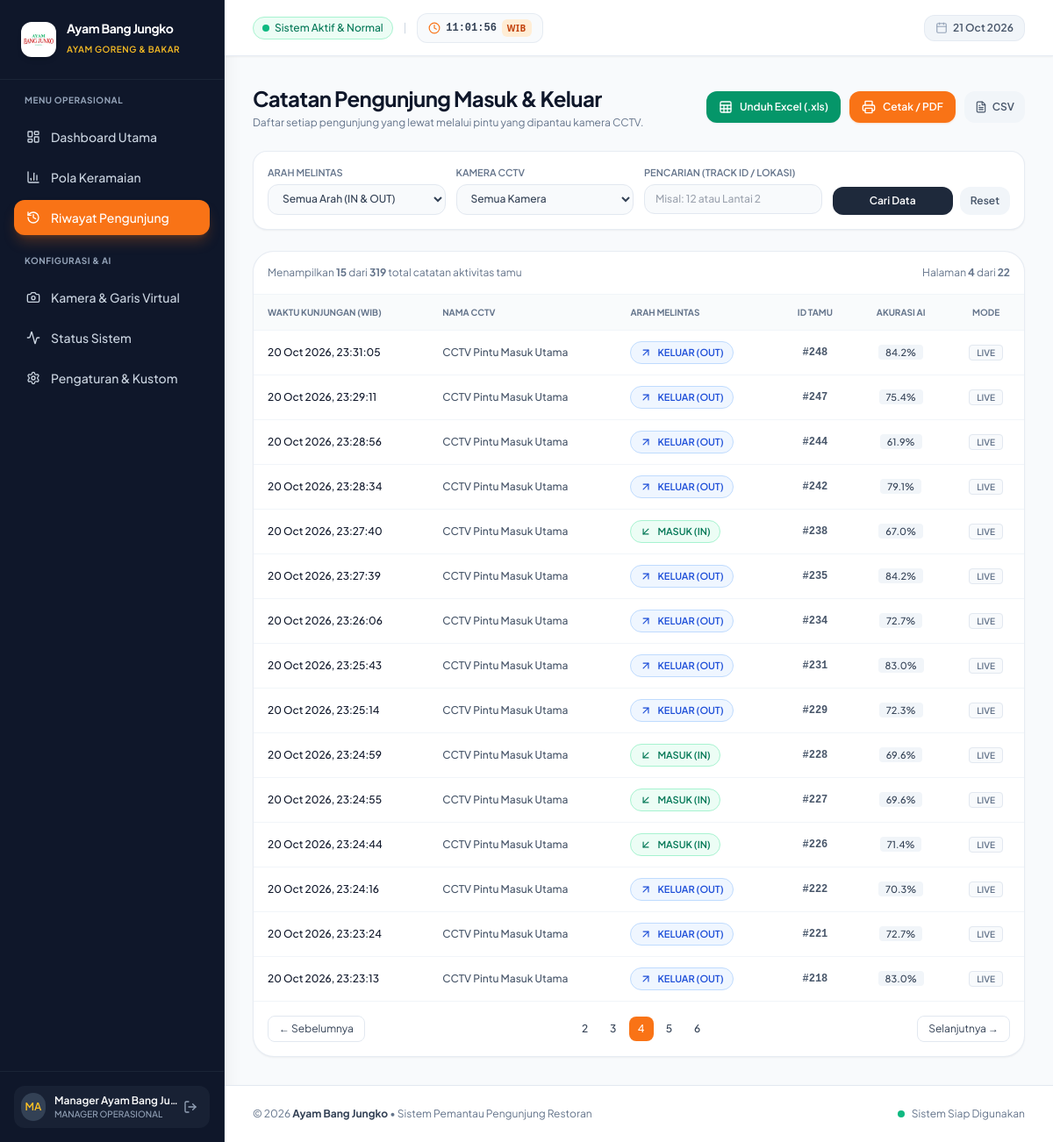
Screenshot of /history.php?page=4 (signed in) with the database file from the repository.
### tables this page shows
CREATE TABLE counting_events (
        id TEXT PRIMARY KEY,
        camera_id TEXT NOT NULL,
        session_id TEXT,
        event_timestamp TEXT NOT NULL,
        direction TEXT NOT NULL, -- 'IN' atau 'OUT'
        count_value INTEGER NOT NULL DEFAULT 1,
        track_id INTEGER,
        confidence REAL DEFAULT 0.85,
        source_mode TEXT NOT NULL DEFAULT 'LIVE',
        metadata_json TEXT,
        created_at TEXT NOT NULL DEFAULT (datetime('now', '+7 hours')),
        FOREIGN KEY (camera_id) REFERENCES cameras(id) ON DELETE CASCADE
    );

CREATE TABLE cameras (
        id TEXT PRIMARY KEY,
        name TEXT NOT NULL,
        location TEXT NOT NULL,
        source_type TEXT NOT NULL DEFAULT 'VIDEO_FILE',
        source_uri TEXT NOT NULL,
        resolution_width INTEGER NOT NULL DEFAULT 1280,
        resolution_height INTEGER NOT NULL DEFAULT 720,
        fps INTEGER NOT NULL DEFAULT 25,
        line_coords TEXT NOT NULL,
        is_active INTEGER NOT NULL DEFAULT 1,
        created_at TEXT NOT NULL DEFAULT (datetime('now', '+7 hours'))
    );

### config/settings.php (called while the page is built, shortened)
<?php
$DEFAULT_SETTINGS = [
    'timezone'            => 'Asia/Jakarta',
    'timezone_label'      => 'WIB (Asia/Jakarta)',
    'time_format'         => '24',
    'language'            => 'id',
    'restaurant_name'     => 'Ayam Bang Jungko',
    'restaurant_tagline'  => 'Spesialis Ayam Goreng & Bakar',
    'restaurant_logo'     => '',
    'logo_scale'          => '100',
    'logo_shape'          => 'rounded-xl',
    'logo_bg'             => 'white',
    'branch_name'         => 'Cabang Utama',
    'capacity_dine_in'    => '50',
    'daily_target'        => '300',
    'opening_time'            => '10:00',
    'closing_time'            => '22:00',
    'auto_operating_hours'    => '1',
    'store_status'            => 'closed',
    'operating_hours_filter'  => '1',
    'detection_sound'         => '0',
];
function getAllSettings(bool $refresh = false): array {
    static $cached = null;
    if ($cached !== null && !$refresh) {
        return $cached;
    }
    global $DEFAULT_SETTINGS;
    $settings = $DEFAULT_SETTINGS;
    try {
        $pdo = getDBConnection();
        $rows = $pdo->query("SELECT setting_key, setting_value FROM app_settings")->fetchAll();
        foreach ($rows as $r) {
            $settings[$r['setting_key']] = $r['setting_value'];
        }
    } catch (Exception $e) {
    }
    $cached = $settings;
    return $settings;
}
function getSetting(string $key, $default = null) {
    $settings = getAllSettings();
    return $settings[$key] ?? $default;
}
$currentTz = getSetting('timezone', 'Asia/Jakarta');

### config/lang.php (called while the page is built, shortened)
<?php
require_once __DIR__ . '/settings.php';
$browserDetectedLang = 'id';
if (!empty($_SERVER['HTTP_ACCEPT_LANGUAGE'])) {
    $pref = strtolower(substr($_SERVER['HTTP_ACCEPT_LANGUAGE'], 0, 2));
    if ($pref === 'en') {
        $browserDetectedLang = 'en';
    }
}
if (isset($_SESSION['lang']) && in_array($_SESSION['lang'], ['id', 'en'])) {
    $CURRENT_LANG = $_SESSION['lang'];
} else {
    $dbLang = getSetting('language', null);
    $CURRENT_LANG = !empty($dbLang) ? $dbLang : $browserDetectedLang;
}
function __($key, $default = '') {
    global $TRANSLATIONS, $CURRENT_LANG;
    if (isset($TRANSLATIONS[$CURRENT_LANG][$key])) {
        return $TRANSLATIONS[$CURRENT_LANG][$key];
    }
    return !empty($default) ? $default : $key;
}

### history.php (the view, shortened to what this page needs)
<?php
$pdo = getDBConnection();
$page = isset($_GET['page']) ? max(1, (int)$_GET['page']) : 1;
$pageSize = 15;
$direction = isset($_GET['direction']) ? strtoupper(trim($_GET['direction'])) : '';
$cameraId = isset($_GET['camera_id']) && $_GET['camera_id'] !== 'all' ? trim($_GET['camera_id']) : '';
$search = isset($_GET['search']) ? trim($_GET['search']) : '';
$where = [];
$params = [];
$whereSql = count($where) > 0 ? "WHERE " . implode(" AND ", $where) : "";
$countSql = "SELECT COUNT(*) FROM counting_events e LEFT JOIN cameras c ON e.camera_id = c.id $whereSql";
$countStmt = $pdo->prepare($countSql);
$countStmt->execute($params);
$total = (int)$countStmt->fetchColumn();
$totalPages = max(1, ceil($total / $pageSize));
$offset = ($page - 1) * $pageSize;
$dataSql = "SELECT e.*, c.name as camera_name
            FROM counting_events e
            LEFT JOIN cameras c ON e.camera_id = c.id
            $whereSql
            ORDER BY e.event_timestamp DESC
            LIMIT $pageSize OFFSET $offset";
$stmt = $pdo->prepare($dataSql);
$stmt->execute($params);
$records = $stmt->fetchAll();
$exportParams = [
    'direction' => $direction,
    'camera_id' => $cameraId,
    'search' => $search
];
$excelUrl = "api/export_excel.php?" . http_build_query($exportParams);
$pdfUrl = "print_report.php?" . http_build_query($exportParams);
$csvUrl = "api/export_csv.php?" . http_build_query($exportParams);
include __DIR__ . '/includes/header.php';
?>
<div class="flex flex-col md:flex-row md:items-center justify-between gap-4">
    <div>
        <h2 class="text-2xl font-bold tracking-tight text-slate-900"><?= __('hist_title') ?></h2>
        <p class="text-xs text-slate-500 mt-1"><?= __('hist_subtitle') ?></p>
    </div>
    <div class="flex flex-wrap items-center gap-2.5">
        <a href="<?= htmlspecialchars($excelUrl) ?>" class="inline-flex items-center gap-2 px-3.5 py-2.5 rounded-xl bg-emerald-600 hover:bg-emerald-700 text-white text-xs font-semibold shadow-sm transition-all" title="Unduh format spreadsheet Microsoft Excel">
            <i data-lucide="sheet" class="w-4 h-4"></i>
            <span><?= __('btn_download_excel') ?></span>
        </a>
        <a href="<?= htmlspecialchars($pdfUrl) ?>" target="_blank" class="inline-flex items-center gap-2 px-3.5 py-2.5 rounded-xl bg-orange-500 hover:bg-orange-600 text-white text-xs font-semibold shadow-sm shadow-orange-500/20 transition-all" title="Buka pratinjau dokumen laporan resmi & simpan ke PDF">
            <i data-lucide="printer" class="w-4 h-4"></i>
            <span><?= __('btn_print_pdf') ?></span>
        </a>
        <a href="<?= htmlspecialchars($csvUrl) ?>" class="inline-flex items-center gap-1.5 px-3 py-2.5 rounded-xl bg-slate-100 hover:bg-slate-200 text-slate-600 text-xs font-semibold transition-all" title="Unduh berkas CSV mentah">
            <i data-lucide="file-text" class="w-3.5 h-3.5"></i>
            <span>CSV</span>
        </a>
    </div>
</div>
<div class="bg-white p-4 rounded-2xl border border-slate-200/80 shadow-sm">
    <form method="GET" action="history.php" class="grid grid-cols-1 sm:grid-cols-2 lg:grid-cols-4 gap-3">
        <div>
            <label class="block text-[11px] font-semibold text-slate-500 uppercase mb-1"><?= __('filter_direction') ?></label>
            <select name="direction" onchange="this.form.submit()" class="w-full text-xs font-medium bg-slate-50 border border-slate-200 rounded-xl px-3 py-2 text-slate-700 focus:outline-none focus:border-orange-500">
                <option value=""><?= __('all_directions') ?></option>
            </select>
        </div>
        <div>
            <label class="block text-[11px] font-semibold text-slate-500 uppercase mb-1"><?= __('filter_cctv_cam') ?></label>
            <select name="camera_id" onchange="this.form.submit()" class="w-full text-xs font-medium bg-slate-50 border border-slate-200 rounded-xl px-3 py-2 text-slate-700 focus:outline-none focus:border-orange-500">
                <option value="all"><?= __('all_cameras') ?></option>
            </select>
        </div>
        <div>
            <label class="block text-[11px] font-semibold text-slate-500 uppercase mb-1"><?= __('filter_search') ?></label>
            <input type="text" name="search" value="<?= htmlspecialchars($search) ?>" placeholder="<?= __('search_placeholder') ?>"
                   class="w-full text-xs font-medium bg-slate-50 border border-slate-200 rounded-xl px-3 py-2 text-slate-700 focus:outline-none focus:border-orange-500">
        </div>
        <div class="flex items-end gap-2">
            <button type="submit" class="flex-1 py-2 px-3 bg-slate-800 hover:bg-slate-900 text-white rounded-xl text-xs font-semibold transition-all">
                <?= __('btn_search_data') ?>
            </button>
            <a href="history.php" class="py-2 px-3 bg-slate-100 hover:bg-slate-200 text-slate-600 rounded-xl text-xs font-semibold transition-all" title="Reset Filter">
                <?= __('btn_reset') ?>
            </a>
        </div>
    </form>
</div>
<div class="bg-white rounded-3xl border border-slate-200/80 shadow-sm overflow-hidden">
    <div class="p-4 border-b border-slate-100 flex items-center justify-between text-xs text-slate-500">
        <span><?= __('showing_records') ?> <strong><?= number_format(count($records)) ?></strong> <?= __('of_records') ?> <strong><?= number_format($total) ?></strong> <?= __('total_guest_records') ?></span>
        <span><?= __('page_label') ?> <strong><?= $page ?></strong> <?= __('of_records') ?> <strong><?= $totalPages ?></strong></span>
    </div>
    <div class="overflow-x-auto">
        <table class="w-full text-left text-xs">
            <thead>
                <tr class="bg-slate-50/80 border-b border-slate-100 text-slate-500 uppercase font-semibold text-[10px]">
                    <th class="py-3 px-4"><?= __('th_visit_time') ?></th>
                    <th class="py-3 px-4"><?= __('th_cctv_name') ?></th>
                    <th class="py-3 px-4"><?= __('th_cross_direction') ?></th>
                    <th class="py-3 px-4 text-center"><?= __('th_guest_id') ?></th>
                    <th class="py-3 px-4 text-center"><?= __('th_ai_accuracy') ?></th>
                    <th class="py-3 px-4 text-center"><?= __('th_mode') ?></th>
                </tr>
            </thead>
            <tbody class="divide-y divide-slate-100 text-slate-700">
                <?php if (empty($records)): ?>
                    <tr>
                        <td colspan="6" class="py-12 text-center text-slate-400">
                            <i data-lucide="inbox" class="w-8 h-8 mx-auto text-slate-300 mb-2"></i>
                            <?= __('no_data_history') ?>
                        </td>
                    </tr>
                <?php else: ?>
                    <?php foreach ($records as $r): ?>
                        <tr class="hover:bg-slate-50/60 transition-colors">
                            <td class="py-3 px-4 font-medium text-slate-900">
                                <?= date('d M Y, H:i:s', strtotime($r['event_timestamp'])) ?>
                            </td>
                            <td class="py-3 px-4 text-slate-600 font-medium">
                                <?= htmlspecialchars($r['camera_name'] ?: 'CCTV') ?>
                            </td>
                            <td class="py-3 px-4">
                                <?php if ($r['direction'] === 'IN'): ?>
                                    <span class="inline-flex items-center gap-1.5 px-2.5 py-1 rounded-full text-[11px] font-semibold bg-emerald-50 text-emerald-700 border border-emerald-200">
                                        <i data-lucide="arrow-down-left" class="w-3.5 h-3.5"></i> <?= __('badge_in') ?> (IN)
                                    </span>
                                <?php else: ?>
                                    <span class="inline-flex items-center gap-1.5 px-2.5 py-1 rounded-full text-[11px] font-semibold bg-blue-50 text-blue-700 border border-blue-200">
                                        <i data-lucide="arrow-up-right" class="w-3.5 h-3.5"></i> <?= __('badge_out') ?> (OUT)
                                    </span>
                                <?php endif; ?>
                            </td>
                            <td class="py-3 px-4 text-center font-mono text-slate-600 font-semibold">
                                #<?= htmlspecialchars($r['track_id'] ?: '-') ?>
                            </td>
                            <td class="py-3 px-4 text-center font-medium">
                                <span class="bg-slate-100 px-2 py-0.5 rounded text-[11px] text-slate-700">
                                    <?= number_format($r['confidence'] * 100, 1) ?>%
                                </span>
                            </td>
                            <td class="py-3 px-4 text-center">
                                <span class="text-[10px] font-semibold text-slate-500 uppercase bg-slate-50 px-2 py-0.5 rounded border border-slate-200">
                                    <?= htmlspecialchars($r['source_mode']) ?>
                                </span>
                            </td>
                        </tr>
                    <?php endforeach; ?>
                <?php endif; ?>
            </tbody>
        </table>
    </div>
    <?php if ($totalPages > 1): ?>
        <div class="p-4 border-t border-slate-100 flex items-center justify-between text-xs">
            <?php
            $prevUrl = "history.php?" . http_build_query(array_merge($_GET, ['page' => max(1, $page - 1)]));
            $nextUrl = "history.php?" . http_build_query(array_merge($_GET, ['page' => min($totalPages, $page + 1)]));
            ?>
            <a href="<?= $page > 1 ? htmlspecialchars($prevUrl) : '#' ?>" class="px-3 py-1.5 rounded-lg border border-slate-200 <?= $page > 1 ? 'hover:bg-slate-50 text-slate-700' : 'text-slate-300 pointer-events-none' ?>">
                &larr; <?= __('btn_prev') ?>
            </a>
            <div class="flex items-center gap-1">
                <?php for ($p = max(1, $page - 2); $p <= min($totalPages, $page + 2); $p++): ?>
                    <?php $pUrl = "history.php?" . http_build_query(array_merge($_GET, ['page' => $p])); ?>
                    <a href="<?= htmlspecialchars($pUrl) ?>" class="w-7 h-7 rounded-lg flex items-center justify-center font-medium <?= $p === $page ? 'bg-orange-500 text-white' : 'hover:bg-slate-100 text-slate-700' ?>">
                        <?= $p ?>
                    </a>
                <?php endfor; ?>
            </div>
            <a href="<?= $page < $totalPages ? htmlspecialchars($nextUrl) : '#' ?>" class="px-3 py-1.5 rounded-lg border border-slate-200 <?= $page < $totalPages ? 'hover:bg-slate-50 text-slate-700' : 'text-slate-300 pointer-events-none' ?>">
                <?= __('btn_next') ?> &rarr;
            </a>
        </div>
    <?php endif; ?>
</div>
<?php include __DIR__ . '/includes/footer.php'; ?>

### includes/header.php (style rules this page uses)
body { font-family: 'Plus Jakarta Sans', sans-serif; }

### rows the page displays
counting_events: event_timestamp "20 Oct 2026, 23:31:05", camera.name "CCTV Pintu Masuk Utama", track "248", $r['confidence']*100 "84.2", source_mode "LIVE"
counting_events: event_timestamp "20 Oct 2026, 23:29:11", camera.name "CCTV Pintu Masuk Utama", track "247", $r['confidence']*100 "75.4", source_mode "LIVE"
counting_events: event_timestamp "20 Oct 2026, 23:28:56", camera.name "CCTV Pintu Masuk Utama", track "244", $r['confidence']*100 "61.9", source_mode "LIVE"
counting_events: event_timestamp "20 Oct 2026, 23:28:34", camera.name "CCTV Pintu Masuk Utama", track "242", $r['confidence']*100 "79.1", source_mode "LIVE"
counting_events: event_timestamp "20 Oct 2026, 23:27:40", camera.name "CCTV Pintu Masuk Utama", track "238", $r['confidence']*100 "67.0", source_mode "LIVE"
counting_events: event_timestamp "20 Oct 2026, 23:27:39", camera.name "CCTV Pintu Masuk Utama", track "235", $r['confidence']*100 "84.2", source_mode "LIVE"
counting_events: event_timestamp "20 Oct 2026, 23:26:06", camera.name "CCTV Pintu Masuk Utama", track "234", $r['confidence']*100 "72.7", source_mode "LIVE"
counting_events: event_timestamp "20 Oct 2026, 23:25:43", camera.name "CCTV Pintu Masuk Utama", track "231", $r['confidence']*100 "83.0", source_mode "LIVE"
counting_events: event_timestamp "20 Oct 2026, 23:25:14", camera.name "CCTV Pintu Masuk Utama", track "229", $r['confidence']*100 "72.3", source_mode "LIVE"
counting_events: event_timestamp "20 Oct 2026, 23:24:59", camera.name "CCTV Pintu Masuk Utama", track "228", $r['confidence']*100 "69.6", source_mode "LIVE"
counting_events: event_timestamp "20 Oct 2026, 23:24:55", camera.name "CCTV Pintu Masuk Utama", track "227", $r['confidence']*100 "69.6", source_mode "LIVE"
counting_events: event_timestamp "20 Oct 2026, 23:24:44", camera.name "CCTV Pintu Masuk Utama", track "226", $r['confidence']*100 "71.4", source_mode "LIVE"
counting_events: event_timestamp "20 Oct 2026, 23:24:16", camera.name "CCTV Pintu Masuk Utama", track "222", $r['confidence']*100 "70.3", source_mode "LIVE"
counting_events: event_timestamp "20 Oct 2026, 23:23:24", camera.name "CCTV Pintu Masuk Utama", track "221", $r['confidence']*100 "72.7", source_mode "LIVE"
counting_events: event_timestamp "20 Oct 2026, 23:23:13", camera.name "CCTV Pintu Masuk Utama", track "218", $r['confidence']*100 "83.0", source_mode "LIVE"

### other values shown
$restaurantName "Ayam Bang Jungko"
$restaurantTagline "AYAM GORENG & BAKAR"
__('nav_menu_operational') "MENU OPERASIONAL"
__('nav_dashboard') "Dashboard Utama"
__('nav_traffic') "Pola Keramaian"
__('nav_history') "Riwayat Pengunjung"
__('nav_menu_config') "KONFIGURASI & AI"
__('nav_camera') "Kamera & Garis Virtual"
__('nav_system_status') "Status Sistem"
__('nav_settings') "Pengaturan & Kustom"
substr($currentUser['full_name'], 0, 2) "MA"
$currentUser['full_name'] "Manager Ayam Bang Ju…"
__('role_manager') "MANAGER OPERASIONAL"
__('system_active_normal') "Sistem Aktif & Normal"
$tzCode "WIB"
